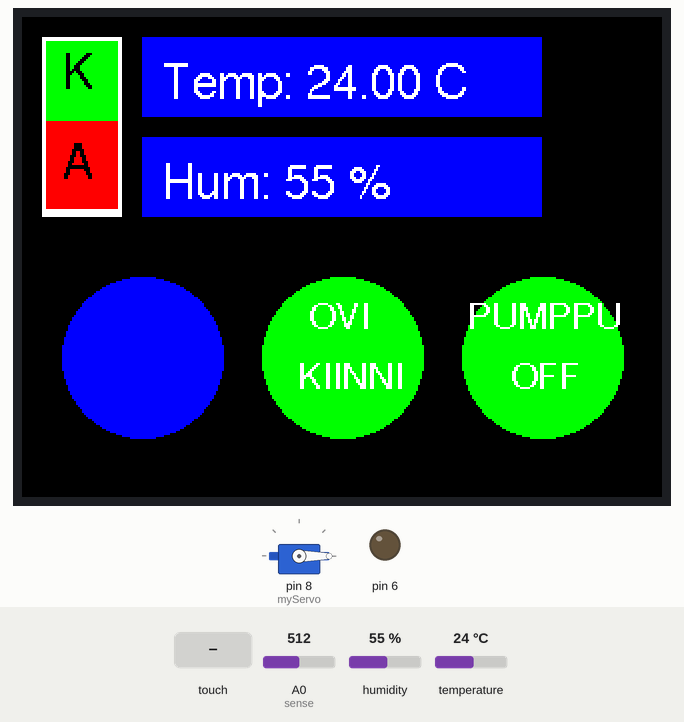
Recording of a sketch running on a simulated Arduino Uno, built with avr-gcc and run on an emulated ATmega328P. Shown: 320×240 colour display, servo, output pins drawn as LEDs (lit = HIGH). Inputs (shaded band) come from the test bench; at power-on: humidity 55 %, temperature 24 °C, A0 (sense) = 512. What the sketch prints to the serial monitor is not drawn.

Above: at 1.6 s.
1.7 s: touch panel pressed at 13 % / 90 % of its raw x / y range
At 3.2 s:
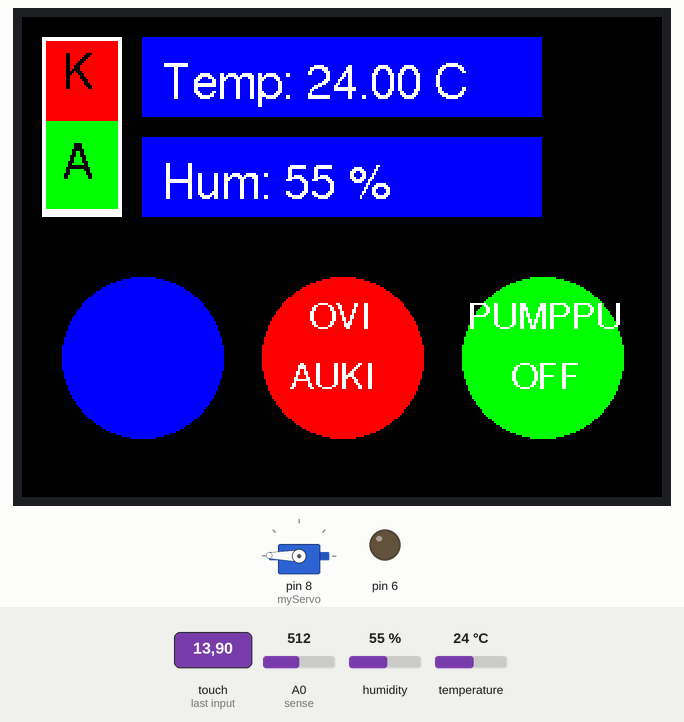
3.5 s: touch panel pressed at 13 % / 30 % of its raw x / y range
At 4.1 s:
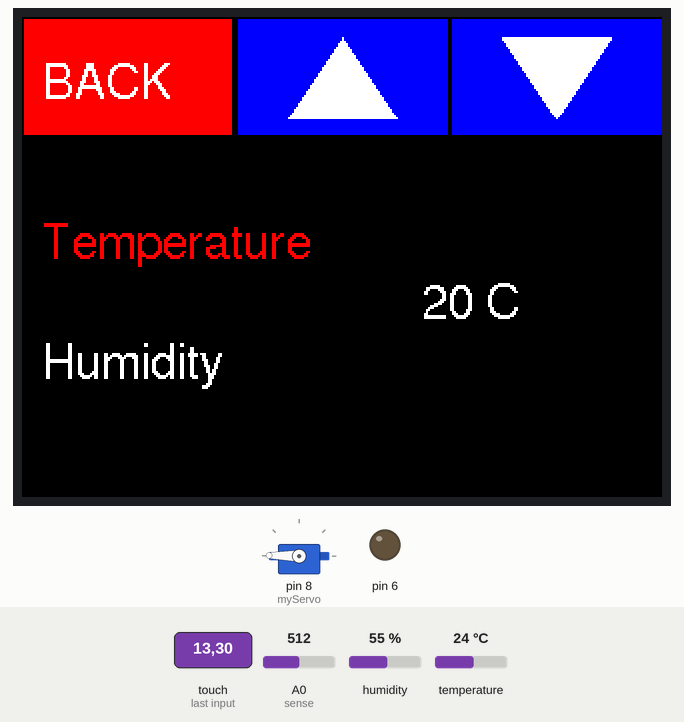
5.3 s: touch panel pressed at 38 % / 30 % of its raw x / y range
At 6.0 s:
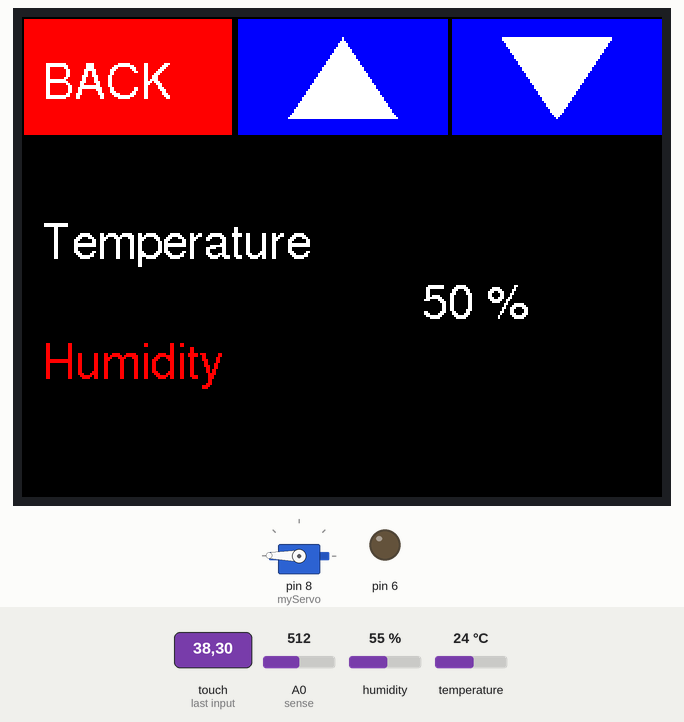
6.9 s: touch panel pressed at 13 % / 90 % of its raw x / y range
8.7 s: humidity set to 22 %
At 10.5 s:
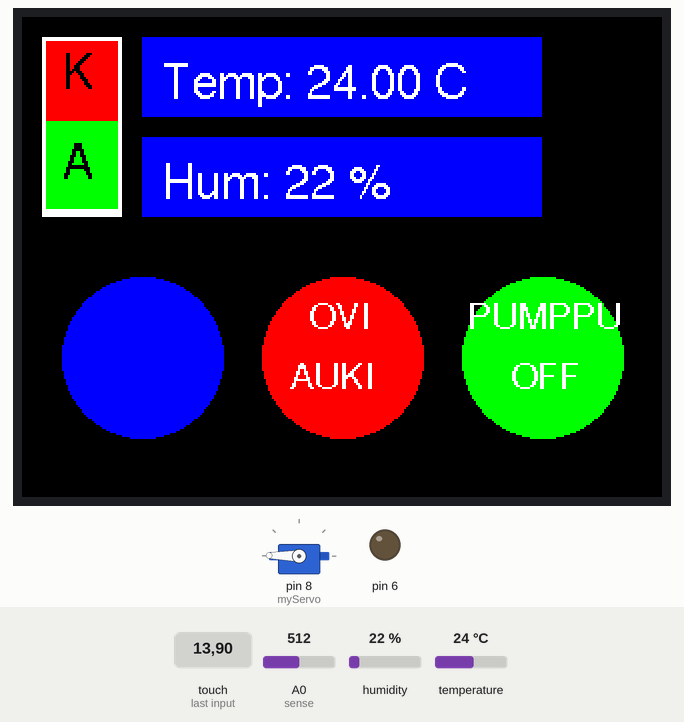
10.8 s: temperature set to 20.3 °C
At 12.6 s:
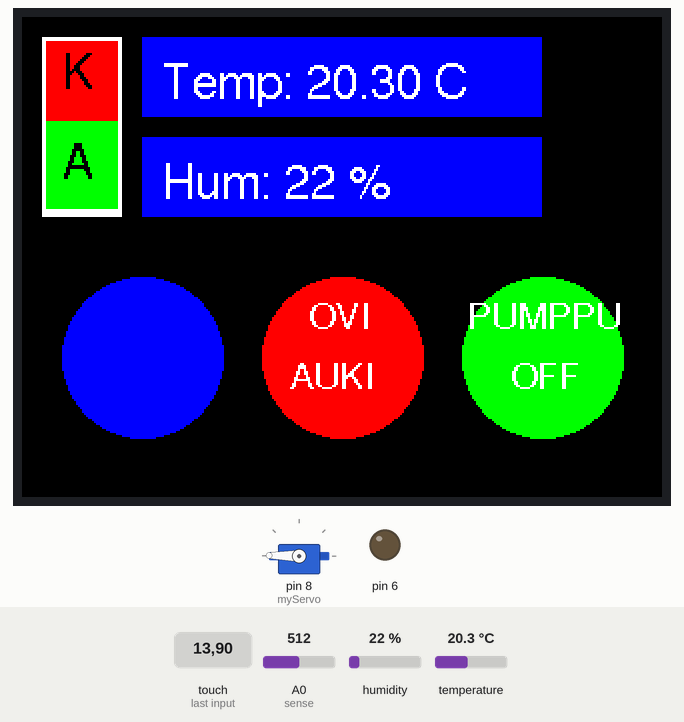
12.9 s: temperature set to 19.1 °C
At 14.2 s:
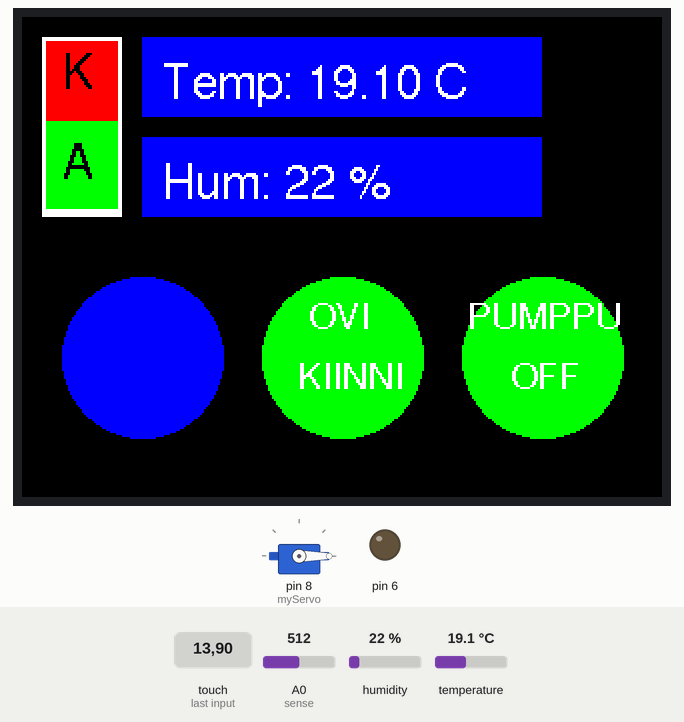
Timing chart, 0 to 15.9 s (numbered marks = the images above; inputs shaded):
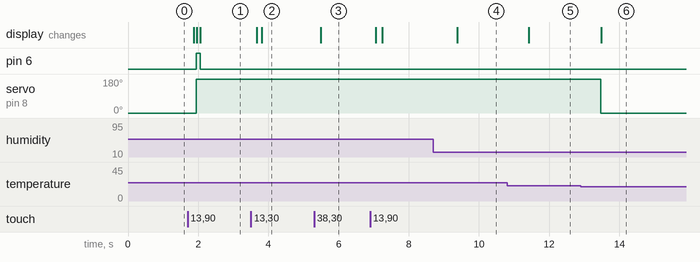

Measured:
- the behaviour switches between 20 and 19.9 °C on temperature (found by bisection; images 5 and 6)
- after the input at 1.7 s, pin 6: LOW → HIGH after 0.24 s, → LOW 0.12 s later; servo on pin 8 (myServo): 0° → 179° after 0.24 s; the display: first changes after 0.18 s (image 1 shows a later state)
- after the input at 3.5 s, the display: first changes after 0.17 s (image 2 shows a later state)
- after the input at 5.3 s, the display: changes after 0.20 s (image 3)
- after the input at 8.7 s, the display: changes after 0.68 s (image 4)
- after the input at 10.8 s, the display: changes after 0.62 s (image 5)
- after the input at 12.9 s, servo on pin 8 (myServo): 179° → 0° after 0.57 s; the display: changes after 0.59 s (image 6)

The sketch:

Arduino_kasvihuone.ino
```cpp
#include <Adafruit_ST7789.h>   //.kbv for ENES
#include <Fonts/FreeSans9pt7b.h>   //.kbv use FreeFonts etc
#include <Fonts/FreeSans12pt7b.h>
#include <Fonts/FreeSans18pt7b.h>
#define Arial_24 &FreeSans9pt7b    //.kbv FreeFonts use address
#define Arial_48 &FreeSans12pt7b
#define Arial_60 &FreeSans18pt7b
#define BLACK 0x0000
#define BLUE 0x001F
#define RED 0xF800
#define GREEN 0x07E0
#define CYAN 0x07FF
#define MAGENTA 0xF81F
#define YELLOW 0xFFE0
#define WHITE 0xFFFF
#include <XPT2046_Touchscreen.h>
#include <SPI.h>
//kosteus ja lämpötila
#include <DHT22.h>
// servo
#include <Servo.h>
Servo myServo;
#define CS_PIN  4  //Waveshare Touch
#define TFT_DC  7  //Waveshare
#define TFT_CS 10  //Waveshare
#define TFT_BL  9  //Waveshare backlight
// MOSI=11, MISO=12, SCK=13
//XPT2046_Touchscreen ts(CS_PIN);
XPT2046_Touchscreen ts(CS_PIN);  // Param 2 - NULL - No interrupts
//XPT2046_Touchscreen ts(CS_PIN, 255);  // Param 2 - 255 - No interrupts
//XPT2046_Touchscreen ts(CS_PIN, TIRQ_PIN);  // Param 2 - Touch IRQ Pin - interrupt enabled pollg
//#define TIRQ_PIN  2
Adafruit_ST7789 tft(TFT_CS, TFT_DC, TFT_BL); //.kbv for ENES

//DHT22
#define pinDATA 2 // SDA, or almost any other I/O pin

DHT22 dht22(pinDATA);

enum property{
  temperature = 0,
  humidity = 1
};

int door = 0;
int check = 0;
int tempSetting = 20;
int humdSetting = 50;
float temp;
int humd;
int currentPage = 0;
int MAXX = 3790;
int MINX = 390;
int MAXY = 3750;
int MINY = 430;
bool openDoor = false;
bool pumpOn = false;
unsigned long startTime = millis();
int angle;
int sense = 0;
int value;
int handMode = true;
int oviSensori = 0;

property selection;

void setup() {
  Serial.begin(9600);
  //tft.begin();  //.kbv diff method used for ST7789
  tft.init(240, 320, SPI_MODE0); //.kbv for ENES
  tft.setRotation(1);
  tft.fillScreen(BLACK);
  ts.begin();
  ts.setRotation(1);
  while (!Serial && (millis() <= 1000));
  homescreen();
  pinMode(2,INPUT);
  myServo.attach(8);
  pinMode(6,OUTPUT);

}

void loop() {
 if (millis() - startTime > 2000 && currentPage == 0){ // kahden sekunnin välein lukee arvot ja päivittää pääsivun arvot kunhan on pääsivulla
  value = analogRead(sense)/10;                       // Hakee mullankosteus arvon ja jakaa sen 10 jotta saataisiin vähän pienempiä lukemia
  drawTemperature();
  drawHumidity();
  startTime = millis();

}
if(handMode == false){
if(value > 20 && pumpOn == true){ //Pumppu pois päältä kun multa on liian kuivaa
  pumpOn = false;
  checkPump();
  }
if(value < 20 && pumpOn == false){ //Pumppu päälle kun multa on tarpeeksi kosteaa
  pumpOn = true;
  checkPump();
  }

if(humd > humdSetting && temp >= tempSetting && angle == map(0,0,1023,0,179)){ // Ovi auki lämpötilan ja kosteusprosentin mukaan
  angle = map(1023, 0, 1023, 0, 179);
  myServo.write(angle);
  openDoor = true;
  checkDoor();

}
if(humd < humdSetting && temp < tempSetting && angle == map(1023,0,1023,0,179)){ // Ovi kiinni lämpötila ja kosteusprosentin mukaan
  angle = map(0,0,1023,0,179);
  myServo.write(angle);
  openDoor = false;
  checkDoor();

}
}

TS_Point p;
while(ts.touched())
p = ts.getPoint();
  p.x = map(p.x, MAXX, MINX, 320, 0);
  p.y = map(p.y,MAXY,MINY, 0, 240);
  if(currentPage == 1){                                     //Jos sivu on asetussivu  niin tästä alaspäin koskee sitä.

    if((p.x >= 0)&& (p.x <= 100) && (p.y >=0) && (p.y <= 60)){  // BACK BUTTON
      currentPage = 0;
      homescreen();
    }
    if((p.x >= 10) && (p.x <= 140) && (p.y >= 80) && (p.y <= 120)){ // LÄMPÖTILAVALINTA
        setSelection(0);
        tft.setTextColor(RED);
        tft.setFont(Arial_48);
        tft.setCursor(10,120);
        tft.print("Temperature");
        tft.setTextColor(WHITE);
        tft.setCursor(10,180);
        tft.print("Humidity");

    }
        else if((p.x >= 10) && (p.x <= 140) && (p.y >= 140) && (p.y <= 180)){ // HUMIDITY
        setSelection(1);
        tft.setTextColor(RED);
        tft.setCursor(10,180);
        tft.print("Humidity");
        tft.setTextColor(WHITE);
        tft.setFont(Arial_48);
        tft.setCursor(10,120);
        tft.print("Temperature");

    }

    if((p.x > 107) && (p.x < 214) && (p.y >= 0 ) && (p.y <= 60)){ // ylös nappula
      setSelectedValue(getSelectedValue()+1);
    }
    if((p.x > 214) && (p.x < 323) && (p.y >= 0) && ( p.y <= 60)){ // alas nappula
      setSelectedValue(getSelectedValue()-1);
    }
  }
  else if(currentPage == 0){                            //Jos sivu on kotisivu eli 0 niin tästä eteenpäin siihen liittyvät

    if((p.x >= 120) && (p.x <= 200) && (p.y >= 130) && (p.y <= 210) && handMode == true){  // Oven nappula
      openDoor = !openDoor;
      checkDoor();
    }
    if((p.x >= 220) && (p.x <= 300) && (p.y >= 130) && (p.y <= 210) && handMode == true){ // Pumpun nappula
      pumpOn = !pumpOn;
      checkPump();
    }
    if((p.x >= 20) && (p.x <= 100) && (p.y >= 130) && (p.y <= 210)){  // Asetukset nappula
      currentPage = 1;
      settings();


    }
    if((p.x >= 10) && (p.x <= 50) && (p.y >= 10 ) && ( p.y <= 50)){
      handMode = !handMode;
      drawHandmode();
    }

}
delay(50);

}

void setSelection(property prop){
  selection = prop;
  drawSettingNumber(getSelectedValue());
}

int getSelectedValue(){
  switch(selection){
    case 0:
     return tempSetting;
    case 1:
      return humdSetting;
  }
  return 0;
}
void setSelectedValue(int number){
  switch(selection){
    case 0:
      tempSetting = number;
      break;
    case 1:
      humdSetting = number;
      break;
  }
drawSettingNumber(number);
}

//katsoo onko ovi auki vai kiinni
void checkDoor(){
      tft.setFont(Arial_24);
  if(openDoor == false && currentPage == 0){
      Serial.print("paska");
      tft.fillCircle(160,170,40,GREEN);
      tft.setCursor(143,155);
      tft.print("OVI");
      tft.setCursor(138,185);
      tft.print("KIINNI");
      angle = map(0,0,1023,0,179);
      myServo.write(angle);
    } else if (openDoor == true && currentPage == 0){
      Serial.print("kusi");
      Serial.print(openDoor);
      tft.fillCircle(160,170,40,RED);
      tft.setCursor(143,155);
      tft.print("OVI");
      tft.setCursor(134,185);
      tft.print("AUKI");
      angle = map(1023,0,1023,0,179);
      myServo.write(angle);
    }
}
//katsoo onko pumppu päällä vai pois
void checkPump(){
    tft.setFont(Arial_24);
    if(!pumpOn){
    tft.fillCircle(260,170,40, GREEN);
    tft.setCursor(223,155);
    tft.print("PUMPPU");
    tft.setCursor(244,185);
    tft.print("OFF");
    digitalWrite(6,LOW);
    } else {
    tft.fillCircle(260,170,40, RED);
    tft.setCursor(223,155);
    tft.print("PUMPPU");
    tft.setCursor(244,185);
    tft.print("ON");
    digitalWrite(6,HIGH);
    }
}
//piirtää näyttöön asetusruudussa valitun asetusvaihtoehdon
void drawSettingNumber(int number){
  tft.fillRect(180,120,100,100,BLACK);
  tft.setFont(Arial_48);
  tft.setCursor(200,150);
  tft.print(number);
  if(selection == 0){
    tft.print(" C");
  } else {
    tft.print(" %");
  }
}
 // Piirtää näyttöön mitatun lämpötilan
void drawTemperature(){
tft.fillRect(60,10,200,40, BLUE);
tft.setFont(Arial_48);
tft.setCursor(70,40);
tft.print("Temp: ");
temp = dht22.getTemperature();
tft.print(temp);
tft.print(" C");
}

//piirtää näyttöön mitatun kosteuden
void drawHumidity(){
tft.fillRect(60,60,200,40, BLUE);
tft.setCursor(70,90);
humd = dht22.getHumidity();
tft.print("Hum: ");
tft.print(humd);
tft.print(" %");
}

//Käsi/automaatti
void drawHandmode(){
  tft.fillRect(10,10,40,90,WHITE);
  tft.setTextColor(BLACK);
  tft.setCursor(20,60);
  tft.print("A");
  tft.setTextColor(WHITE);

  if(handMode == true){
    tft.fillRect(12,12,36,44,GREEN);
    tft.setCursor(20,35);
    tft.setFont(Arial_48);
    tft.setTextColor(BLACK);
    tft.print("K");
    tft.fillRect(12,52,36,44,RED);
    tft.setCursor(20,80);
    tft.print("A");
    tft.setTextColor(WHITE);

  } else {
    tft.fillRect(12,12,36,44,RED);
    tft.setCursor(20,35);
    tft.setFont(Arial_48);
    tft.setTextColor(BLACK);
    tft.print("K");
    tft.fillRect(12,52,36,44,GREEN);
    tft.setCursor(20,80);
    tft.print("A");
      tft.setTextColor(WHITE);
  }


}


void settings(){
  tft.setFont(Arial_48);
  tft.fillScreen(BLACK);
  tft.fillRect(107,0,107,60,BLUE); // vasen nappi ylös
  tft.drawRect(107,0,107,60,BLACK);
  tft.fillTriangle(133,50,187,50,160,10,WHITE);
  tft.fillRect(214,0,107,60,BLUE); // oikee nappi alas
  tft.drawRect(214,0,107,60,BLACK);
  tft.fillTriangle(240,10,294,10,267,50,WHITE);
  tft.fillRect(0,0,106,60,RED); // takaisin paluu nappi
  tft.drawRect(0,0,106,60,BLACK);
  tft.setCursor(10,40);
  tft.print("BACK");
  tft.setCursor(10,120);
  tft.print("Temperature");
  tft.setCursor(10,180);
  tft.print("Humidity");
  setSelection(0);
  tft.setTextColor(RED);
  tft.setCursor(10,120);
  tft.print("Temperature");
  tft.setTextColor(WHITE);
  tft.setCursor(10,180);
  tft.print("Humidity");
}

void homescreen(){
tft.fillScreen(BLACK);
tft.fillRect(60,10,200,40, BLUE); //ylempi sininen neliö
tft.fillRect(60,60,200,40, BLUE); // alempi sininen neliö
tft.fillCircle(60,170,40,BLUE); // SETTINGS
checkDoor();
drawHandmode();
checkPump();
drawTemperature();
drawHumidity();
}
```
